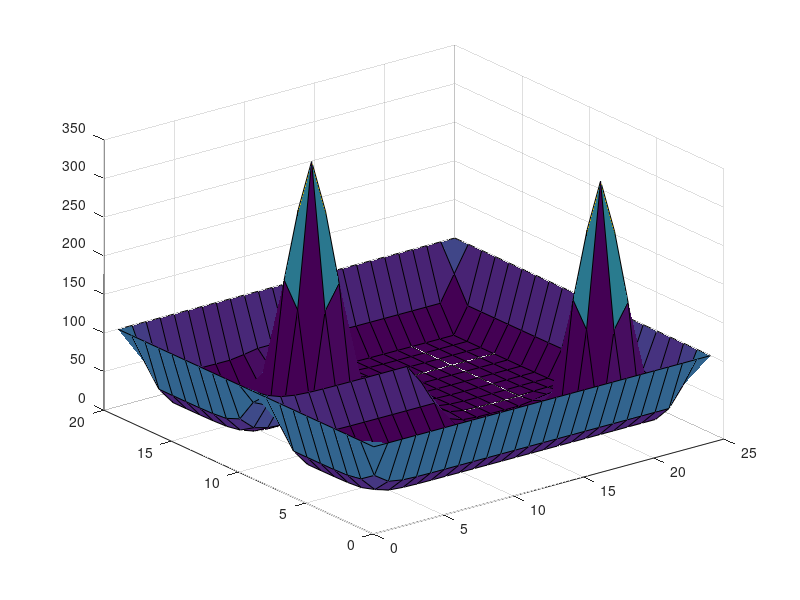

MATLAB code for this plot:
%% Cleaning 
close all
clearvars
clc
%% Initializing temperature for particular points
eps=1e-5;
u=zeros(20,25);
for k=1:25
    u(1,k)=100;
    u(20,k)=100;
end
for k=1:20
    u(k,1)=100;
    u(k,25)=100;
end
for k=1:13
    u(10,k)=100;
    u(11,k)=100;
end
u(5,21)=500;
u(5,22)=500;
u(6,21)=500;
u(6,22)=500;
u(15,10)=500;
u(15,11)=500;
u(16,10)=500;
u(16,11)=500;
%% Loop to determine equilibrium state
t=1;
for k=2:19
    for q=2:24
            u(k,q)=(1/4)*(u(k,q+1)+u(k,q-1)+u(k+1,q)+u(k-1,q));
            t=t+1;
            surf(u)
            drawnow

    end
    
end

